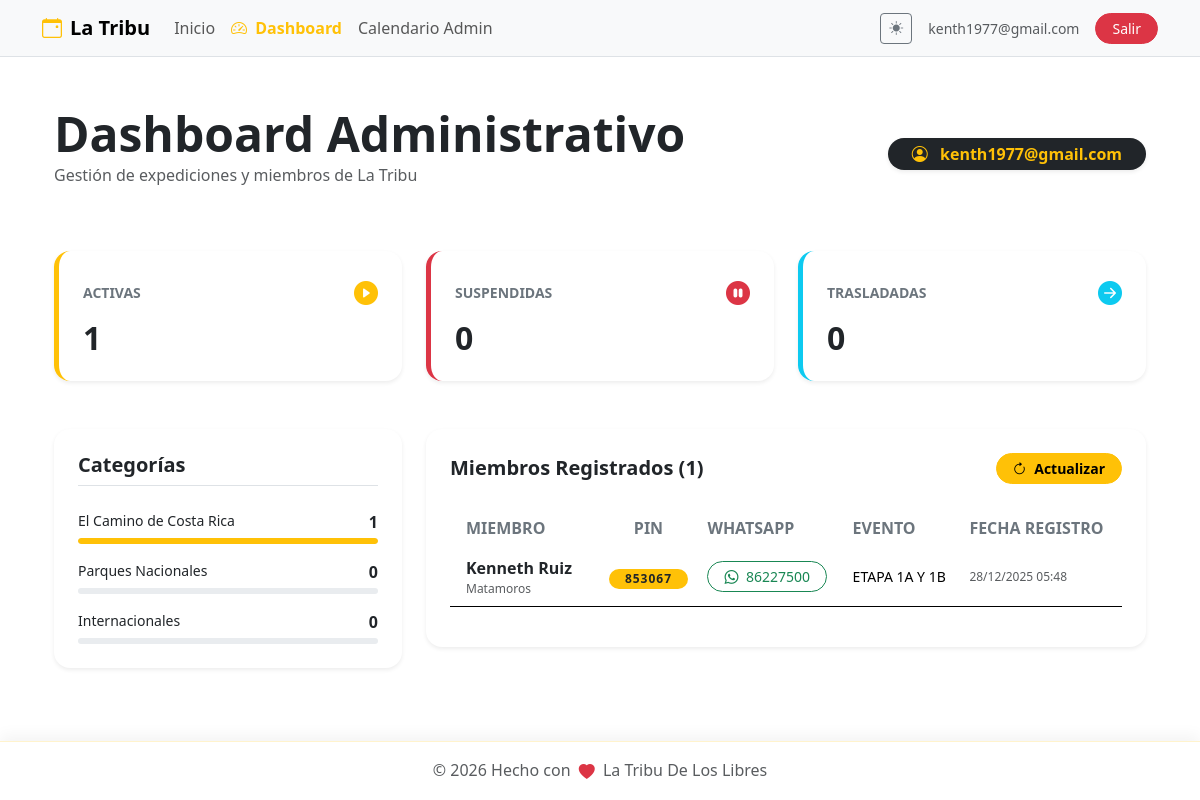
The app's page /admin/dashboard (signed in), older data.
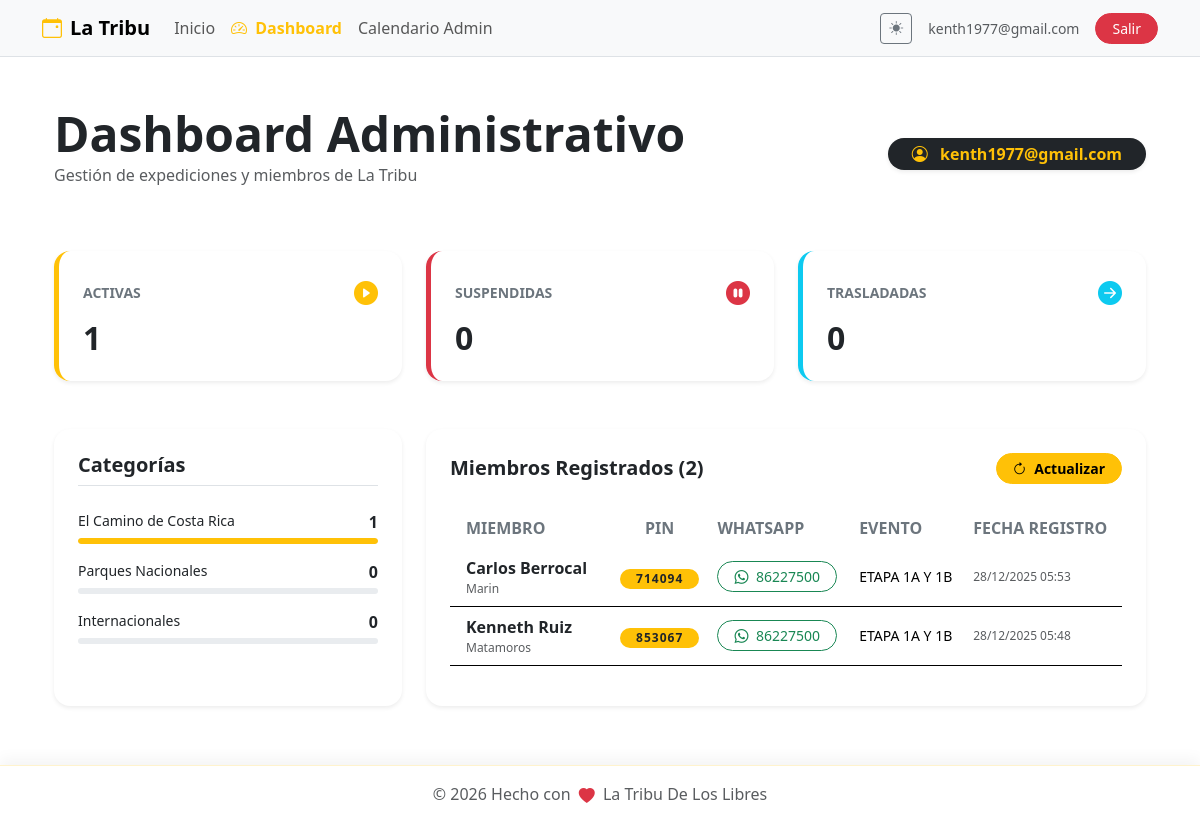
The same page, newer data.
### db.py (models this page shows)
class User(db.Model, UserMixin):
    id = db.Column(db.Integer, primary_key=True)
    email = db.Column(db.String(120), unique=True, nullable=False)
    password = db.Column(db.String(60), nullable=False)
    is_superuser = db.Column(db.Boolean, default=False)

class Booking(db.Model):
    id = db.Column(db.Integer, primary_key=True)
    nombre = db.Column(db.String(100), nullable=False)
    apellido1 = db.Column(db.String(100), nullable=False)
    apellido2 = db.Column(db.String(100))
    telefono = db.Column(db.String(20), nullable=False)
    pin = db.Column(db.String(10), nullable=False, unique=True)
    event_id = db.Column(db.Integer, db.ForeignKey('event.id'), nullable=False)
    created_at = db.Column(db.DateTime, default=datetime.utcnow)

class Event(db.Model):
    id = db.Column(db.Integer, primary_key=True)
    title = db.Column(db.String(100), nullable=False) # Nombre del Evento
    flyer = db.Column(db.String(255), nullable=True) # Imagen
    currency = db.Column(db.String(5), default='¢') # $, ¢
    price = db.Column(db.Float, default=0.0)
    activity_type = db.Column(db.String(100)) # Caminata, Taller, etc.
    duration_days = db.Column(db.Integer, default=1)
    event_date = db.Column(db.Date, nullable=False) # Inicio o Fecha única
    end_date = db.Column(db.Date, nullable=True) # Solo si días > 1
    departure_point = db.Column(db.String(150))
    departure_time = db.Column(db.String(50))
    difficulty = db.Column(db.String(50))
    distance = db.Column(db.String(50))
    capacity = db.Column(db.Integer)
    reservation_fee = db.Column(db.String(100)) # Reserva con
    description = db.Column(db.Text)
    pickup_point = db.Column(db.String(150)) # Se recoge en
    status = db.Column(db.String(50), default='Activa') # Activa, Pendiente, Suspendido, Se Traslado
    moved_date = db.Column(db.Date, nullable=True) # Nueva fecha si se trasladó
    created_at = db.Column(db.DateTime, default=datetime.utcnow)
    updated_at = db.Column(db.DateTime, default=datetime.utcnow, onupdate=datetime.utcnow)
    bookings = db.relationship('Booking', backref='event', lazy=True, cascade="all, delete-orphan")

### app.py (the view)
@main_bp.route('/admin/dashboard')
@login_required
def dashboard():
    if not current_user.is_superuser:
        flash('Acceso denegado.', 'danger')
        return redirect(url_for('main.home'))
    total_count = Event.query.count()
    stats = {
        'total': total_count,
        'active': Event.query.filter_by(status='Activa').count(),
        'cancelled': Event.query.filter_by(status='Suspendido').count(),
        'moved': Event.query.filter_by(status='Se Traslado').count(),
        'camino': Event.query.filter_by(activity_type='El Camino de Costa Rica').count(),
        'nacionales': Event.query.filter_by(activity_type='Parque Nacional').count(),
        'internacionales': Event.query.filter_by(activity_type='Internacional').count()
    }
    bookings = Booking.query.order_by(Booking.created_at.desc()).all()
    return render_template('dashboard.html', stats=stats, bookings=bookings)

### app.py (called while the page is built)
@login_manager.user_loader
def load_user(user_id):
    return User.query.get(int(user_id))

@app.context_processor
def inject_global_vars():
    search_month_idx = request.args.get('search_month', type=int)
    if not search_month_idx:
        target_month = datetime.now().month
    else:
        target_month = search_month_idx
    count = Event.query.filter(extract('month', Event.event_date) == target_month).count()
    return dict(month_activity_count=count, meses_lista=MESES_ES)

### templates/dashboard.html (shortened to what this page needs)
{% extends "base.html" %}
{% block content %}
<div class="container py-4">
    <div class="row mb-5 align-items-center">
        <div class="col-md-8">
            <h1 class="display-5 fw-bold mb-0">Dashboard Administrativo</h1>
            <p class="text-muted">Gestión de expediciones y miembros de La Tribu</p>
        </div>
        <div class="col-md-4 text-md-end">
            <div class="badge bg-dark text-warning px-4 py-2 rounded-pill shadow-sm fs-6">
                <i class="bi bi-person-circle me-2"></i> {{ current_user.email }}
            </div>
        </div>
    </div>
    <div class="row g-4 mb-5">
        <div class="col-md-4">
            <div class="card border-0 shadow-sm rounded-4 h-100 bg-body">
                <div class="card-body p-4 border-start border-warning border-5 rounded-4">
                    <div class="d-flex justify-content-between align-items-center mb-2">
                        <small class="text-secondary fw-bold text-uppercase">Activas</small>
                        <i class="bi bi-play-circle-fill text-warning fs-4"></i>
                    </div>
                    <h2 class="fw-bold mb-0">{{ stats.active }}</h2>
                </div>
            </div>
        </div>
        <div class="col-md-4">
            <div class="card border-0 shadow-sm rounded-4 h-100 bg-body">
                <div class="card-body p-4 border-start border-danger border-5 rounded-4">
                    <div class="d-flex justify-content-between align-items-center mb-2">
                        <small class="text-secondary fw-bold text-uppercase">Suspendidas</small>
                        <i class="bi bi-pause-circle-fill text-danger fs-4"></i>
                    </div>
                    <h2 class="fw-bold mb-0">{{ stats.cancelled }}</h2>
                </div>
            </div>
        </div>
        <div class="col-md-4">
            <div class="card border-0 shadow-sm rounded-4 h-100 bg-body">
                <div class="card-body p-4 border-start border-info border-5 rounded-4">
                    <div class="d-flex justify-content-between align-items-center mb-2">
                        <small class="text-secondary fw-bold text-uppercase">Trasladadas</small>
                        <i class="bi bi-arrow-right-circle-fill text-info fs-4"></i>
                    </div>
                    <h2 class="fw-bold mb-0">{{ stats.moved }}</h2>
                </div>
            </div>
        </div>
    </div>
    <div class="row g-4">
        <div class="col-lg-4">
            <div class="card border-0 shadow-sm rounded-4 h-100 bg-body">
                <div class="card-body p-4">
                    <h5 class="fw-bold mb-4 border-bottom pb-2">Categorías</h5>
                    <div class="mb-3">
                        <div class="d-flex justify-content-between mb-1">
                            <span class="small">El Camino de Costa Rica</span>
                            <span class="fw-bold">{{ stats.camino }}</span>
                        </div>
                        <div class="progress" style="height: 6px;">
                            <div class="progress-bar bg-warning" style="width: {{ (stats.camino / stats.total * 100) if stats.total > 0 else 0 }}%"></div>
                        </div>
                    </div>
                    <div class="mb-3">
                        <div class="d-flex justify-content-between mb-1">
                            <span class="small">Parques Nacionales</span>
                            <span class="fw-bold">{{ stats.nacionales }}</span>
                        </div>
                        <div class="progress" style="height: 6px;">
                        </div>
                    </div>
                    <div>
                        <div class="d-flex justify-content-between mb-1">
                            <span class="small">Internacionales</span>
                            <span class="fw-bold">{{ stats.internacionales }}</span>
                        </div>
                        <div class="progress" style="height: 6px;">
                        </div>
                    </div>
                </div>
            </div>
        </div>
        <div class="col-lg-8">
            <div class="card border-0 shadow-sm rounded-4 bg-body">
                <div class="card-body p-4">
                    <div class="d-flex justify-content-between align-items-center mb-4">
                        <h5 class="fw-bold mb-0">Miembros Registrados ({{ bookings|length }})</h5>
                        <button class="btn btn-sm btn-warning fw-bold rounded-pill px-3" onclick="window.location.reload()">
                            <i class="bi bi-arrow-clockwise me-1"></i> Actualizar
                        </button>
                    </div>
                    <div class="table-responsive">
                        <table class="table table-hover align-middle shadow-none border-0">
                            <thead class="bg-body-tertiary">
                                <tr>
                                    <th class="border-0 px-3">Miembro</th>
                                    <th class="border-0 text-center">PIN</th>
                                    <th class="border-0">WhatsApp</th>
                                    <th class="border-0">Evento</th>
                                    <th class="border-0">Fecha Registro</th>
                                </tr>
                            </thead>
                            <tbody>
                                {% for b in bookings %}
                                <tr>
                                    <td class="px-3">
                                        <div class="fw-bold text-body">{{ b.nombre }} {{ b.apellido1 }}</div>
                                        <div class="x-small text-muted">{{ b.apellido2 or '' }}</div>
                                    </td>
                                    <td class="text-center">
                                        <span class="badge bg-warning text-dark px-3 rounded-pill fw-bold" style="letter-spacing: 1px;">{{ b.pin }}</span>
                                    </td>
                                    <td>
                                        <a href="https://wa.me/506{{ b.telefono }}" target="_blank" class="btn btn-sm btn-outline-success rounded-pill px-3">
                                            <i class="bi bi-whatsapp me-1"></i> {{ b.telefono }}
                                        </a>
                                    </td>
                                    <td>
                                        <div class="text-truncate small" style="max-width: 120px;" title="{{ b.event.title }}">
                                            {{ b.event.title }}
                                        </div>
                                    </td>
                                    <td>
                                        <div class="x-small text-muted">{{ b.created_at.strftime('%d/%m/%Y %H:%M') }}</div>
                                    </td>
                                </tr>
                                {% endfor %}
                            </tbody>
                        </table>
                    </div>
                </div>
            </div>
        </div>
    </div>
</div>
{% endblock %}

### templates/base.html (shortened to what this page needs)
<!DOCTYPE html>
<html lang="es" data-bs-theme="light">
<head>
    <link href="https://cdn.jsdelivr.net/npm/bootstrap@5.3.2/dist/css/bootstrap.min.css" rel="stylesheet">
    <link rel="stylesheet" href="https://cdn.jsdelivr.net/npm/bootstrap-icons@1.11.1/font/bootstrap-icons.css">
    <link rel="stylesheet" href="{{ url_for('static', filename='css/style.css') }}">
</head>
<body>
    <nav class="navbar navbar-expand-lg bg-body-tertiary border-bottom sticky-top">
        <div class="container">
            <a class="navbar-brand fw-bold" href="{{ url_for('main.home') }}">
                <i class="bi bi-calendar-event me-2 text-warning"></i>La Tribu
            </a>
            <div class="collapse navbar-collapse" id="navbarNav">
                <ul class="navbar-nav me-auto">
                    <li class="nav-item">
                        <a class="nav-link" href="{{ url_for('main.home') }}">Inicio</a>
                    </li>
                    {% if current_user.is_authenticated and current_user.is_superuser %}
                    <li class="nav-item">
                        <a class="nav-link fw-bold text-warning" href="{{ url_for('main.dashboard') }}">
                            <i class="bi bi-speedometer2 me-1"></i> Dashboard
                        </a>
                    </li>
                    <li class="nav-item">
                        <a class="nav-link" href="{{ url_for('calendar_view.view') }}">Calendario Admin</a>
                    </li>
                    {% endif %}
                </ul>
                <div class="d-flex align-items-center gap-3">
                    <button class="btn btn-sm btn-outline-secondary" id="themeToggler" title="Cambiar tema">
                        <i class="bi bi-sun-fill" id="themeIcon"></i>
                    </button>
                    {% if current_user.is_authenticated %}
                        <span class="small text-muted d-none d-md-inline">{{ current_user.email }}</span>
                        <a href="{{ url_for('auth.logout') }}" class="btn btn-danger btn-sm rounded-pill px-3">Salir</a>
                    {% else %}
                        <a href="{{ url_for('auth.login') }}" class="btn btn-warning btn-sm text-dark fw-bold rounded-pill px-3">Login Admin</a>
                    {% endif %}
                </div>
            </div>
        </div>
    </nav>
    <main class="container py-4">
        {% block content %}{% endblock %}
    </main>
    <footer class="footer-sticky-blur py-3 text-center">
        <div class="container">
            <span class="text-body-secondary fw-medium">
                © 2026 Hecho con <i class="bi bi-heart-fill text-danger heart-beat mx-1"></i> La Tribu De Los Libres
            </span>
        </div>
    </footer>
</body>
</html>

### static/css/style.css (style rules this page uses)
:root { --cell-min-height: 120px; --border-color: #dee2e6; }

### templates/base.html (style rules this page uses)
.heart-beat { display: inline-block; animation: heartbeat 1.5s infinite; vertical-align: middle; }
.footer-sticky-blur { position: fixed; bottom: 0; width: 100%; z-index: 1030; backdrop-filter: blur(12px); -webkit-backdrop-filter: blur(12px); background-color: rgba(var(--bs-body-bg-rgb), 0.8) !important; border-top: 1px solid rgba(var(--bs-warning-rgb), 0.2); box-shadow: 0 -5px 15px rgba(0, 0, 0, 0.05); }
body { padding-bottom: 70px; min-height: 100vh; display: flex; flex-direction: column; }
main { flex: 1; }

### templates/dashboard.html (style rules this page uses)
.x-small { font-size: 0.75rem; }
.table th { font-weight: 700; text-transform: uppercase; color: var(--bs-secondary); }
.progress-bar { border-radius: 10px; }

Row changes from the older to the newer data that the page shows:
added Booking: nombre "Carlos", apellido1 "Berrocal", apellido2 "Marin", pin "714094", telefono "86227500", event "ETAPA 1A Y 1B", created_at "28/12/2025 05:53"
Text that changed along with them:
{{ bookings|length }}: "1" → "2"
